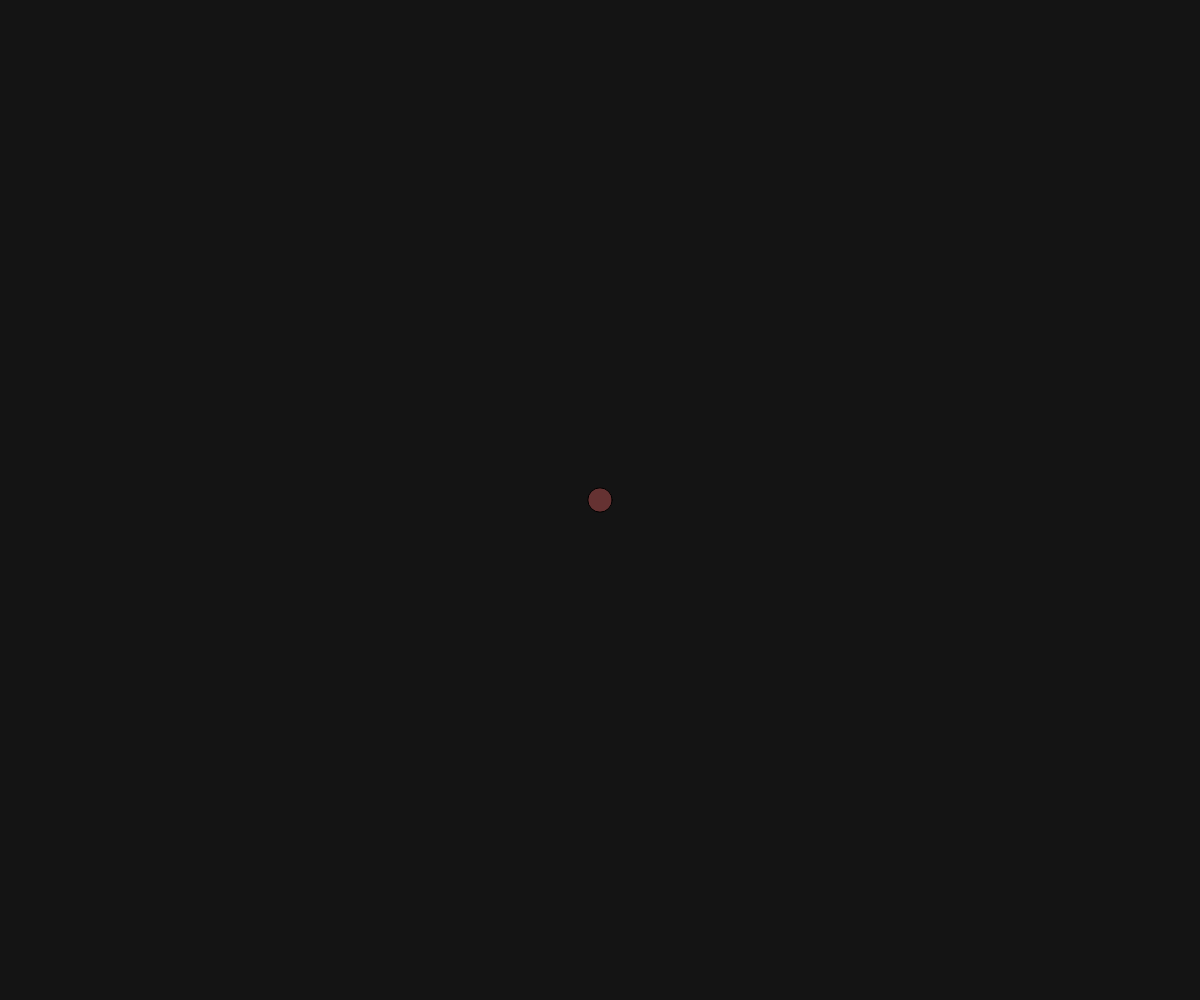
Frame 1 (no input)
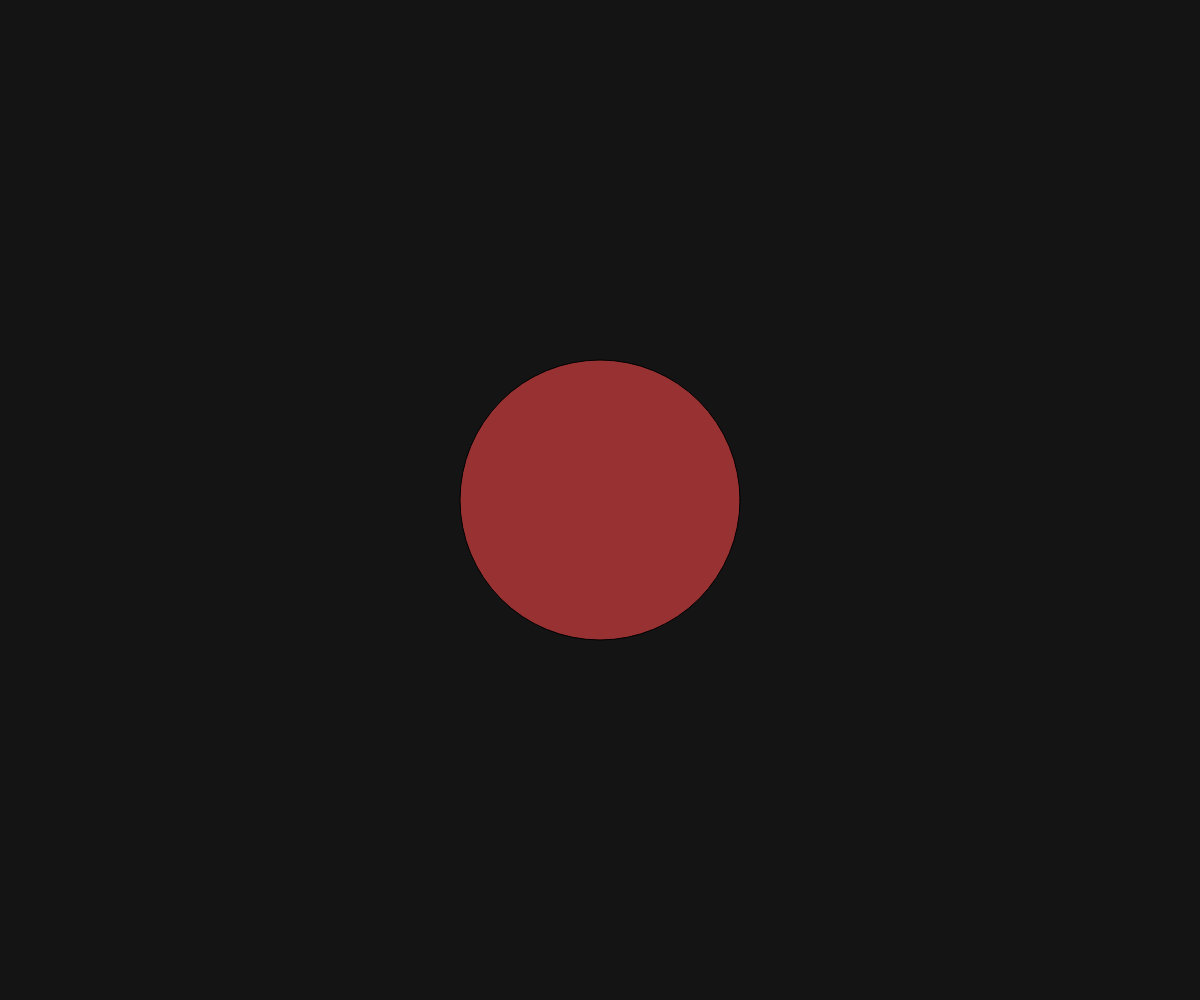
Frame 60 (no input)
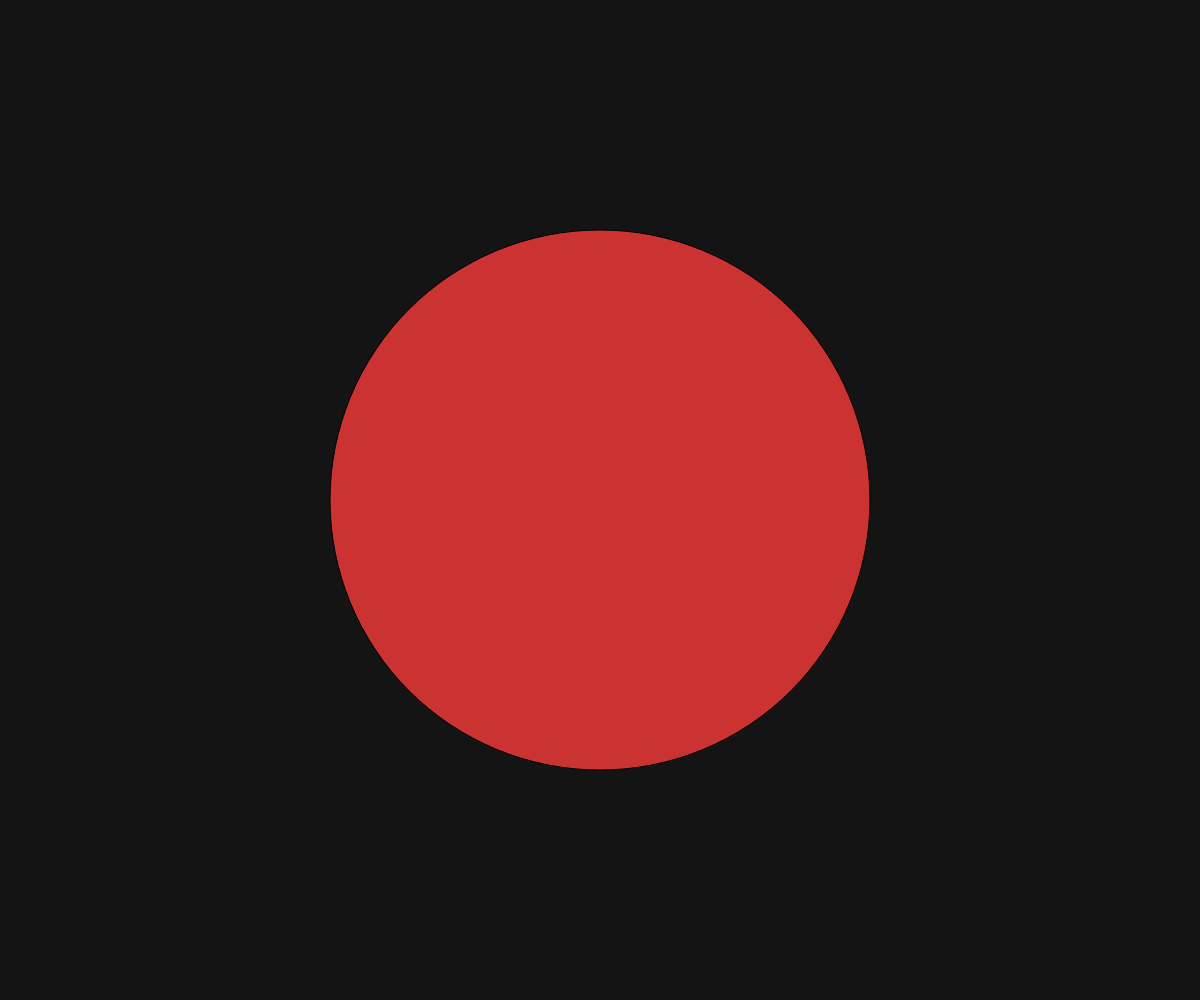
Frame 120 (the mouse pressed at the canvas centre since frame 60)

The p5.js sketch that drew these frames (run headless with seeded random() and noise() and a simulated clock; from frame 60 on, the mouse is pressed at the canvas centre):

// p5.js sketch
// ── sketch.js
// TODO: time with map() and mod

function setup() {
  createCanvas(windowWidth, windowHeight);
}

function draw() {
  background(20);

  //period of our
  let P = 3000;

  let counter = millis() % P;
  let md = map(counter,0,P,20,800);
  let mr = map(counter,0,P,100,255);
  fill("pink");
  fill(mr,50,50);

  ellipse(width / 2, height / 2, md);
}
